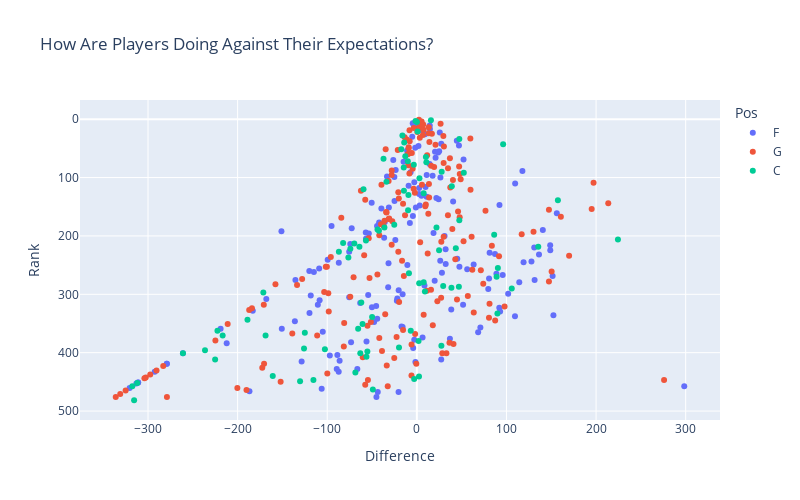

The notebook cell saved with this chart:
### Code cell
chart = px.scatter(data_frame = compare, x = 'Difference', y = 'Rank',
color = 'Pos', title = 'How Are Players Doing Against Their Expectations?',
hover_data = ['AVG', 'FANTASY', 'Name', 'TEAM_NAME'],
height = 500, width = 800)
chart.update_yaxes(autorange = 'reversed')
chart.show()
chart.to_html(full_html = False, include_plotlyjs = 'cdn')

### Figure 1 — Plotly figure (JSON) as saved in the notebook; plotly's stock layout.template omitted (floating-point values rounded to 4 significant figures; data arrays with more than 128 entries replaced by an {"elided": "..."} marker saying what was removed)
{"data": [{"customdata": {"elided": "165x4 mixed values"}, "hovertemplate": "Pos=F<br>Difference=%{x}<br>Rank=%{y}<br>AVG=%{customdata[0]}<br>FANTASY=%{customdata[1]}<br>Name=%{customdata[2]}<br>TEAM_NAME=%{customdata[3]}<extra></extra>", "legendgroup": "F", "marker": {"color": "#636efa", "symbol": "circle"}, "mode": "markers", "name": "F", "orientation": "v", "showlegend": true, "type": "scatter", "x": {"elided": "165 float values"}, "xaxis": "x", "y": {"elided": "165 float values"}, "yaxis": "y"}, {"customdata": {"elided": "179x4 mixed values"}, "hovertemplate": "Pos=G<br>Difference=%{x}<br>Rank=%{y}<br>AVG=%{customdata[0]}<br>FANTASY=%{customdata[1]}<br>Name=%{customdata[2]}<br>TEAM_NAME=%{customdata[3]}<extra></extra>", "legendgroup": "G", "marker": {"color": "#EF553B", "symbol": "circle"}, "mode": "markers", "name": "G", "orientation": "v", "showlegend": true, "type": "scatter", "x": {"elided": "179 float values"}, "xaxis": "x", "y": {"elided": "179 float values"}, "yaxis": "y"}, {"customdata": {"elided": "88x4 mixed values"}, "hovertemplate": "Pos=C<br>Difference=%{x}<br>Rank=%{y}<br>AVG=%{customdata[0]}<br>FANTASY=%{customdata[1]}<br>Name=%{customdata[2]}<br>TEAM_NAME=%{customdata[3]}<extra></extra>", "legendgroup": "C", "marker": {"color": "#00cc96", "symbol": "circle"}, "mode": "markers", "name": "C", "orientation": "v", "showlegend": true, "type": "scatter", "x": [2.9, -115.4, -14.6, -74.2, 15.7, -14.1, 9, -62, -130.3, 96.3, 135.5, 224.4, 46.9, 105.9, -33.9, 10.6, -168.8, -76.4, -125, -8.8, -12.9, 7.6, 0.8, 24.8, 2.6, -68.6, -49.9, 89.9, -43.9, -82.3, 2.4, 7.6, 27.7, -216.7, 10.1, -56.8, -171.3, -10.1, -160.8, -125.9, 21.9, 90.4, 29.4, 0.1, -59.5, -3.4, 1.9, -16.1, 52.4, -9.8, -56.2, -317.5, 89, -225.1, -315.5, 39, -19.9, -261, 38.6, -14.4, -69.8, -189, 157.4, -222.5, 47.4, -49.1, 43.5, -65.5, 86.3, -1.5, -17.3, -63.1, -42.3, -87, -64.1, -236.4, -55.2, -37.2, -6.8, -9.4, 27.4, -25.2, -3, -102.6, -312, -36.2, -60.6, 47.4], "xaxis": "x", "y": [101, 447, 83, 222, 2, 40, 295, 314, 449, 43, 218.5, 206, 287, 290, 107, 74, 370.5, 237, 366, 264, 63.5, 279.5, 21, 224.5, 281, 434, 339, 333, 189, 212, 441, 127, 90, 370.5, 65, 208, 297, 72, 440, 393, 185.5, 255, 286, 5, 120, 78, 380, 28, 92, 156, 407, 457.5, 270, 411.5, 481.5, 115, 391, 401, 289, 122.5, 213, 343.5, 139, 362.5, 34, 463, 221, 359, 198, 3, 51.5, 401, 191, 227, 218.5, 396, 398, 68, 362.5, 130, 388, 181, 445, 394, 452, 185.5, 351, 173], "yaxis": "y"}], "layout": {"height": 500, "legend": {"title": {"text": "Pos"}, "tracegroupgap": 0}, "title": {"text": "How Are Players Doing Against Their Expectations?"}, "width": 800, "xaxis": {"anchor": "y", "domain": [0, 1], "title": {"text": "Difference"}}, "yaxis": {"anchor": "x", "autorange": "reversed", "domain": [0, 1], "title": {"text": "Rank"}}}}
